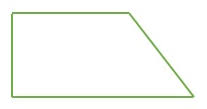
#> input picture trap_rata_kiri.jpeg, 207 x 109 px
$ python detector.py
#> lines starting #> are read from the running program, lines starting #| are printed output that depends on the picture; after the words box and inside, x2 and y2 are one past the last pixel; in counts of white or black regions, pixels touching at a corner belong together; long printed decimals are rounded
### shape.py
import cv2
import math


class ShapeDetector:
    def __init__(self):
        pass

    # Fungsi mencari panjang sisi
    def getLength(self, p, q):
        return (math.sqrt((q[0]-p[0])**2+(q[1]-p[1])**2))

    # Fungsi mencari besar sudut
    def getAngle(self, a, b, c):
        ang = math.degrees(math.atan2(c[1]-b[1], c[0]-b[0]) - math.atan2(a[1]-b[1], a[0]-b[0]))
        return ang + 360 if ang < 0 else ang


    def detect(self, c):
        shape = 0
        peri = cv2.arcLength(c, True)
        approx = cv2.approxPolyDP(c, 0.04 * peri, True)

        # Banyaknya sudut
        nAngles = len(approx)

        # Membuat list besar sudut
        list_angles = []
        for i in range(0, nAngles):
            list_angles.append(self.getAngle(approx[(i+1)%nAngles][0] , approx[i][0], approx[(i-1)%nAngles][0]))

        # handle error angles
        sum_angle = 0
        for k in range(0, nAngles):
            sum_angle += list_angles[k]
        # Segitiga
        if (nAngles == 3):
            if(sum_angle > 189):
                list_angles = []
                for i in range(0, nAngles):
                    list_angles.append(self.getAngle(approx[(i-1)%nAngles][0] , approx[i][0], approx[(i+1)%nAngles][0]))
        # Segiempat
        if (nAngles == 4):
            if(sum_angle > 378):
                list_angles = []
                for i in range(0, nAngles):
                    list_angles.append(self.getAngle(approx[(i-1)%nAngles][0] , approx[i][0], approx[(i+1)%nAngles][0]))
        # Segilima
        if (nAngles == 5):
            if(sum_angle > 567):
                list_angles = []
                for i in range(0, nAngles):
                    list_angles.append(self.getAngle(approx[(i-1)%nAngles][0] , approx[i][0], approx[(i+1)%nAngles][0]))
        # Segienam
        if (nAngles == 6):
            if(sum_angle > 756):
                list_angles = []
                for i in range(0, nAngles):
                    list_angles.append(self.getAngle(approx[(i-1)%nAngles][0] , approx[i][0], approx[(i+1)%nAngles][0]))

        # Membuat list panjang sisi
        list_length = []
        for j in range(0, nAngles):
            list_length.append(self.getLength(approx[j][0], approx[(j+1)%nAngles][0]))

        # Return semua data
        return nAngles, list_angles, list_length

### detector.py
from shape import ShapeDetector
import imutils
import cv2


file_image = "trap_rata_kiri.jpeg"
nAngleCheck = 4

image = cv2.imread(file_image)
#> image is the input picture: shape (109, 207, 3); mean B, G, R 246.6, 250.6, 248.5
# resized = imutils.resize(image, width=100)
# ratio = image.shape[0] / float(resized.shape[0])

gray = cv2.cvtColor(image, cv2.COLOR_BGR2GRAY)
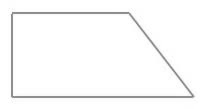
#> gray: shape (109, 207); min 124, max 255, mean 249.5
blurred = cv2.GaussianBlur(gray, (5, 5), 0)
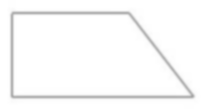
#> blurred: shape (109, 207); min 167, max 255, mean 249.5

thresh1,thresh2 = cv2.threshold(blurred, 240, 255, cv2.THRESH_BINARY_INV)
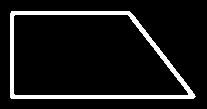
#> thresh2: shape (109, 207); 9% white; 1 white region, box (x1, y1, x2, y2) and area: (10, 11, 196, 99) 2030

# # Tambahan
mean_c = cv2.adaptiveThreshold(blurred, 255, cv2.ADAPTIVE_THRESH_MEAN_C, cv2.THRESH_BINARY, 15, 12)
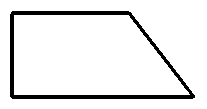
#> mean_c: shape (109, 207); 91.7% white; 1 black region, box (x1, y1, x2, y2) and area: (10, 11, 195, 99) 1877

gaus = cv2.adaptiveThreshold(blurred, 255, cv2.ADAPTIVE_THRESH_GAUSSIAN_C, cv2.THRESH_BINARY, 91, 12)
#> gaus: shape (109, 207); 91.3% white; 1 black region

# cnts = cv2.findContours(mean_c.copy(), cv2.RETR_LIST, cv2.CHAIN_APPROX_SIMPLE)

# # -----


cnts = cv2.findContours(mean_c.copy(), cv2.RETR_LIST, cv2.CHAIN_APPROX_SIMPLE)
#> cnts = 3 contours; box (x1, y1, x2, y2) and area: (0, 0, 207, 109) 22248, (9, 10, 196, 100) 13744, (14, 15, 190, 95) 11406

cnts = imutils.grab_contours(cnts)
sd = ShapeDetector()

# cv2.imshow("Image", gaus)
# cv2.waitKey(0)

# c = cnts[0]
for c in cnts:
    M = cv2.moments(c)


    # nAngle = banyak sudut
    # list_angles = list besar sudut
    # list_length = list panjang sisi
    nAngle, list_angles, list_length = sd.detect(c)
    # print(nAngle, list_angles, list_length)

    threshold_area = 1000
    area = cv2.contourArea(c)

    # cv2.imshow("Image", image)
    # cv2.waitKey(0)
    # print(area)

    c = c.astype("float")
    # c *= ratio
    c = c.astype("int")
    if (nAngleCheck == nAngle and area > threshold_area) :
        try :
            cX = int((M["m10"] / M["m00"]) )
            cY = int((M["m01"] / M["m00"]) )
        except :
            print("shape terlalu kecil")

        print(nAngle, list_angles, list_length)
        # cv2.imshow("Imagegaus", mean_c)
        cv2.drawContours(image, [c], -1, (0, 255, 0), 2)
        cv2.putText(image, "detect", (cX, cY), cv2.FONT_HERSHEY_SIMPLEX, 0.5, (0, 0, 0), 2)
        cv2.imshow("Image", image)
        cv2.waitKey(0)
#> this loop made 3 passes
#> (peri in detect, approx in detect, list_angles, list_length, area, cX, cY) on passes 1 to 2: (472.3, [[14, 15], [14, 94], [189, 94], [128, 15]], [90, 90, 52.33, 127.7], [79, 175, 99.81, 114], 11405.5, 87, 57), (506.7, [[9, 14], [128, 10], [195, 97], [12, 99]], [89.9, 125.7, 53.03, 91.4], [119.1, 109.8, 183, 85.05], 13744, 87, 57)
#> (peri in detect, approx in detect, list_angles, area, cX, cY) on pass 3: (628, [[0, 0], [0, 108], [206, 108], [206, 0]], [90, 90, 90, 90], 22248, 103, 54)
#| 4 [90.0, 90.0, 52.326, 127.674] [79.0, 175.0, 99.810, 114.0]
#| 4 [89.904, 125.675, 53.026, 91.395] [119.067, 109.809, 183.011, 85.053]
#| 4 [90.0, 90.0, 90.0, 90.0] [108.0, 206.0, 108.0, 206.0]
#> pass 1, `cv2.imshow("Image", image)`:
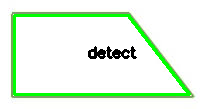
#> window 'Image': shape (109, 207, 3); mean B, G, R 227.4, 246.9, 228.8
#> pass 2, `cv2.imshow("Image", image)`:
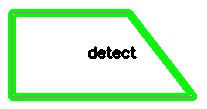
#> window 'Image': shape (109, 207, 3); mean B, G, R 210.9, 247.3, 211.9
#> after the loop:
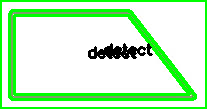
#> image: shape (109, 207, 3); mean B, G, R 194.2, 244.6, 195.1

cv2.destroyAllWindows()

$ run again, with tri.jpeg copied over trap_rata_kiri.jpeg
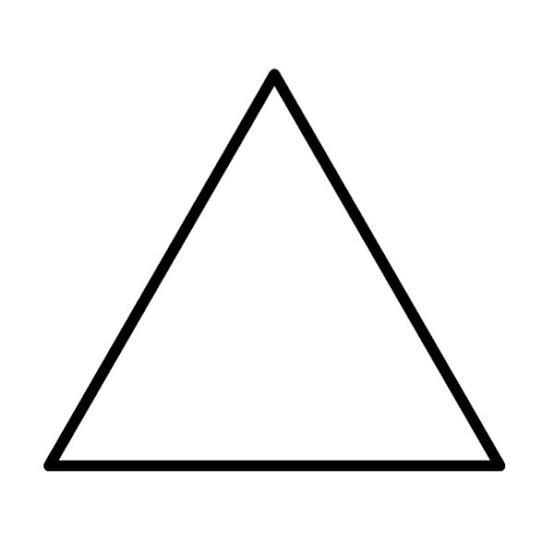
#> input picture tri.jpeg, 554 x 554 px
#> image is the input picture: shape (554, 554, 3); min 0, max 255, mean 242.6
#> `thresh1,thresh2 = cv2.threshold(blurred, 240, 255, cv2.THRESH_BINARY_I..`:
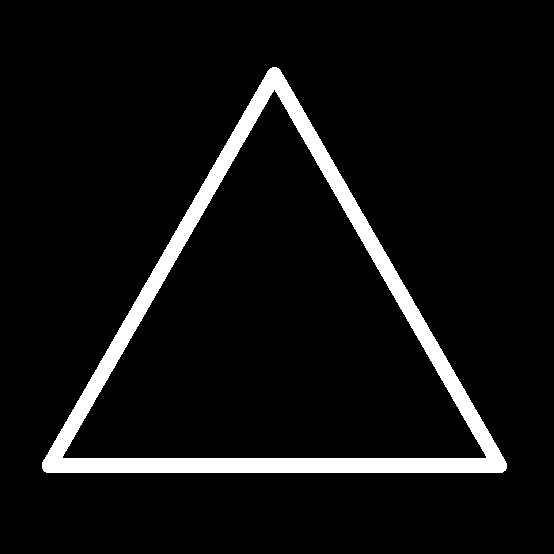
#> thresh2: shape (554, 554); 6.6% white; 1 white region, box (x1, y1, x2, y2) and area: (42, 67, 507, 473) 20227
#> mean_c: shape (554, 554); 95.3% white; 1 black region, box (x1, y1, x2, y2) and area: (43, 69, 505, 471) 14293
#> gaus: shape (554, 554); 94.7% white; 1 black region
#> cnts = 3 contours; box (x1, y1, x2, y2) and area: (0, 0, 554, 554) 305809, (42, 68, 506, 472) 96157, (58, 85, 491, 461) 80639
#> the loop `for c in cnts:` made 3 passes
#> (peri in detect, approx in detect, nAngles in detect, nAngle, list_angles, area, cX) on pass 3: (2212, [[0, 0], [0, 553], [553, 553], [553, 0]], 4, 4, [90, 90, 90, 90], 305809, 276)
#> (printed output is left out)
#> after the loop `for c in cnts:`:
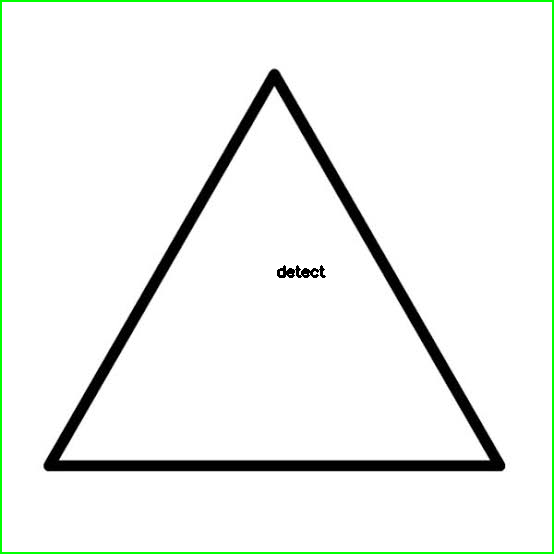
#> image: shape (554, 554, 3); 1.55% of pixels changed, all inside (x1, y1, x2, y2) = (0, 0, 554, 554)
